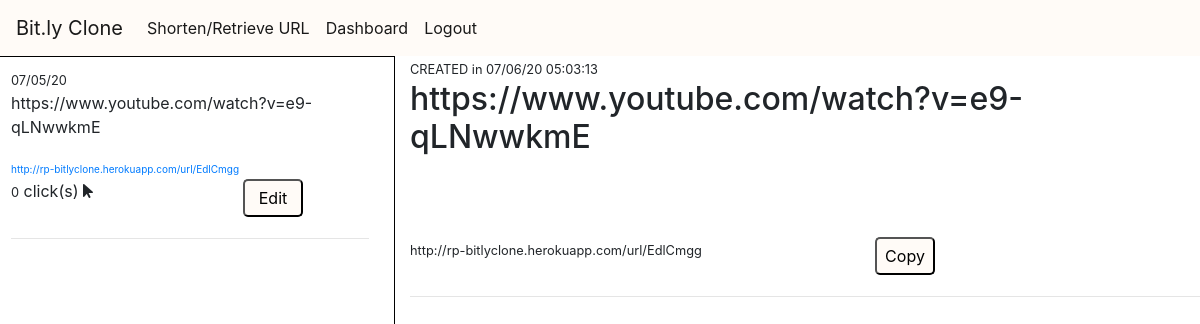
The page /dashboard (signed in) on the database as committed earlier.
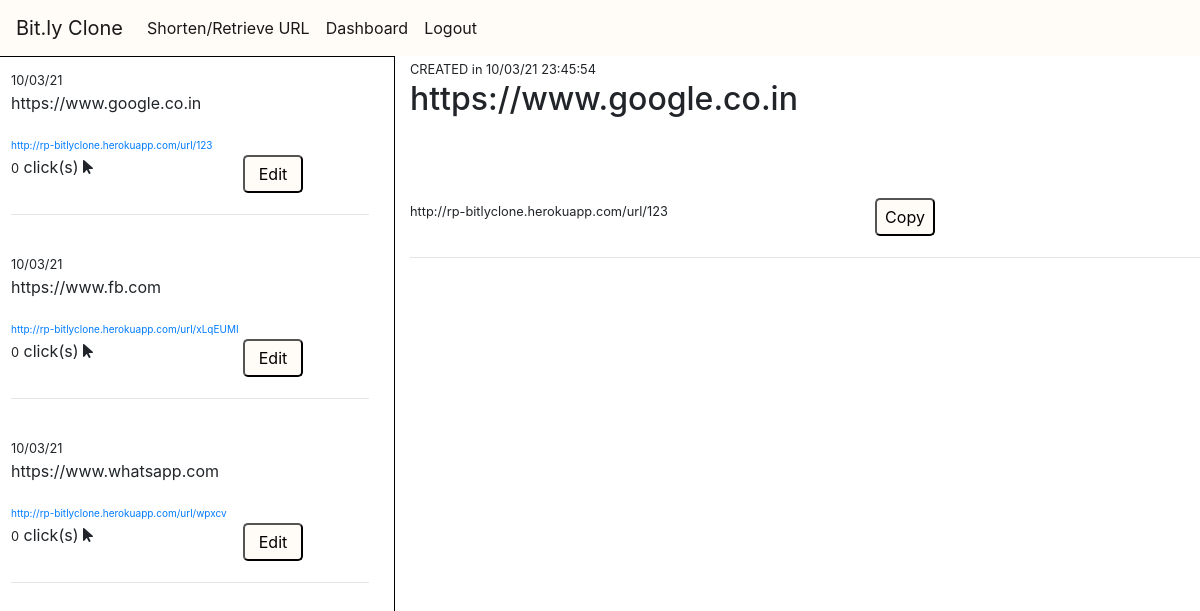
The same page on the database as committed later.
### tables this page shows
CREATE TABLE "urls" (
	"url_id"	INTEGER PRIMARY KEY AUTOINCREMENT,
	"original_url"	text,
	"auto_code"	text,
	"code"	text,
	"date"	text,
	"timestamp"	text,
	"user_id"	INTEGER,
	"click"	INTEGER
);

### app.py (the view)
@app.route("/dashboard")
@login_required
def dashboard():
    urls = c.execute("SELECT * FROM urls WHERE user_id=:u_id", {"u_id": session.get("user_id")}).fetchall()
    return render_template("dashboard.html", BASE_URL=BASE_URL, urls=urls)

### assist.py (called while the page is built)
def login_required(f):
    @wraps(f)
    def decorated_function(*args, **kwargs):
        if session.get("user_id") is None:
            return redirect(url_for('login'))
        return f(*args, **kwargs)
    return decorated_function

### templates/dashboard.html (shortened to what this page needs)
<!DOCTYPE html>
<html>
    <head>
        <link rel="stylesheet" href="https://stackpath.bootstrapcdn.com/bootstrap/4.5.0/css/bootstrap.min.css">
        <link rel="stylesheet" href="/static/styles.css">
    </head>
    <body>
        <nav style="background-color: #fffbf7;" class="navbar navbar-expand-lg navbar-light">
            <a class="navbar-brand" href="/">Bit.ly Clone</a>
            <div class="collapse navbar-collapse" id="navbarSupportedContent">
              <ul class="navbar-nav mr-auto">
                <li class="nav-item active">
                  <a class="nav-link" href="/">Shorten/Retrieve URL <span class="sr-only">(current)</span></a>
                </li>
                {% if session["user_id"] %}
                    <li class="nav-item active">
                        <a class="nav-link" href="/dashboard">Dashboard</a>
                    </li>
                {% endif %}
                {% if session["user_id"] %}
                    <li class="nav-item active">
                        <a class="nav-link" href="/logout">Logout</a>
                    </li>
                {% endif %}
              </ul>
            </div>
        </nav>
        {% if urls|length != 0 %}
        <div class="row">
            <div class="col-4">
            {% for url in urls %}
                <div class="url" onclick="displayInfo('{{ url[0] }}','{{ url[1] }}', '{{ BASE_URL }}{{ url[3] }}', '{{ url[5] }}', '{{ url[6] }}' )">
                <small>{{ url[4] }}</small>
                <p>{{ url[1] }}</p>
                <a href="{{ BASE_URL }}{{ url[3] }}" style="font-size: 10px;" class="new">{{ BASE_URL }}{{ url[3] }}</a>
                <br>
                <span class="clicks"><small>{{ url[7] }}</small> click(s) <i class="fas fa-mouse-pointer"></i></span>
                <button type="button" id="edit" class="loginbutton" onclick="window.location.replace(`/update?id=${'{{ url[0] }}'}`);">Edit</button>
                <hr class="dashboardlefthr">
                </div>
            {% endfor %}
            </div>
            <div class="col">
            <small>CREATED in <span id="timestamp">{{ urls[0][5] }}</span></small>
            <h2><span id="original_url">{{ urls[0][1] }}</span></h2>
            <br><br><br>
            <small><span id="new_url">{{ BASE_URL }}{{ urls[0][3] }}</span></small>
            <button type="button" id="copy" class="loginbutton" data-container="body" data-toggle="popover" data-placement="right" data-content="Copied" onclick="copyToClipboard('#new_url')">Copy</button>
            <hr class="dashboardlefthr">
            </div>
        </div>
        {% endif %}
    </body>
</html>

### static/styles.css (style rules this page uses)
.col-4 { height: 100vh; border: 1px solid black; overflow-y:auto; }
.url { padding: 10px; }
#copy { position: absolute; left: 60vh; padding: 5px; width:60px; }
#edit { position: absolute; padding: 5px; margin-left:150px; margin-bottom: 10px; width: 60px; }
.loginbutton { width: 500px; background-color: #fffbf7; border-radius: 5px; }
.dashboardlefthr { margin-top: 35px; }

Rows that differ between the two databases and show on the page:
removed urls: date "07/05/20", original_url "https://www.youtube.com/watch?v=e9-qLNwwkmE", BASE_URL "http://rp-bitlyclone.herokuapp.com/url/", code "EdlCmgg", click "0", timestamp "07/06/20 05:03:13"
added urls: date "10/03/21", original_url "https://www.google.co.in", BASE_URL "http://rp-bitlyclone.herokuapp.com/url/", code "123", click "0", timestamp "10/03/21 23:45:54"
added urls: date "10/03/21", original_url "https://www.fb.com", BASE_URL "http://rp-bitlyclone.herokuapp.com/url/", code "xLqEUMI", click "0"
added urls: date "10/03/21", original_url "https://www.whatsapp.com", BASE_URL "http://rp-bitlyclone.herokuapp.com/url/", code "wpxcv", click "0"
